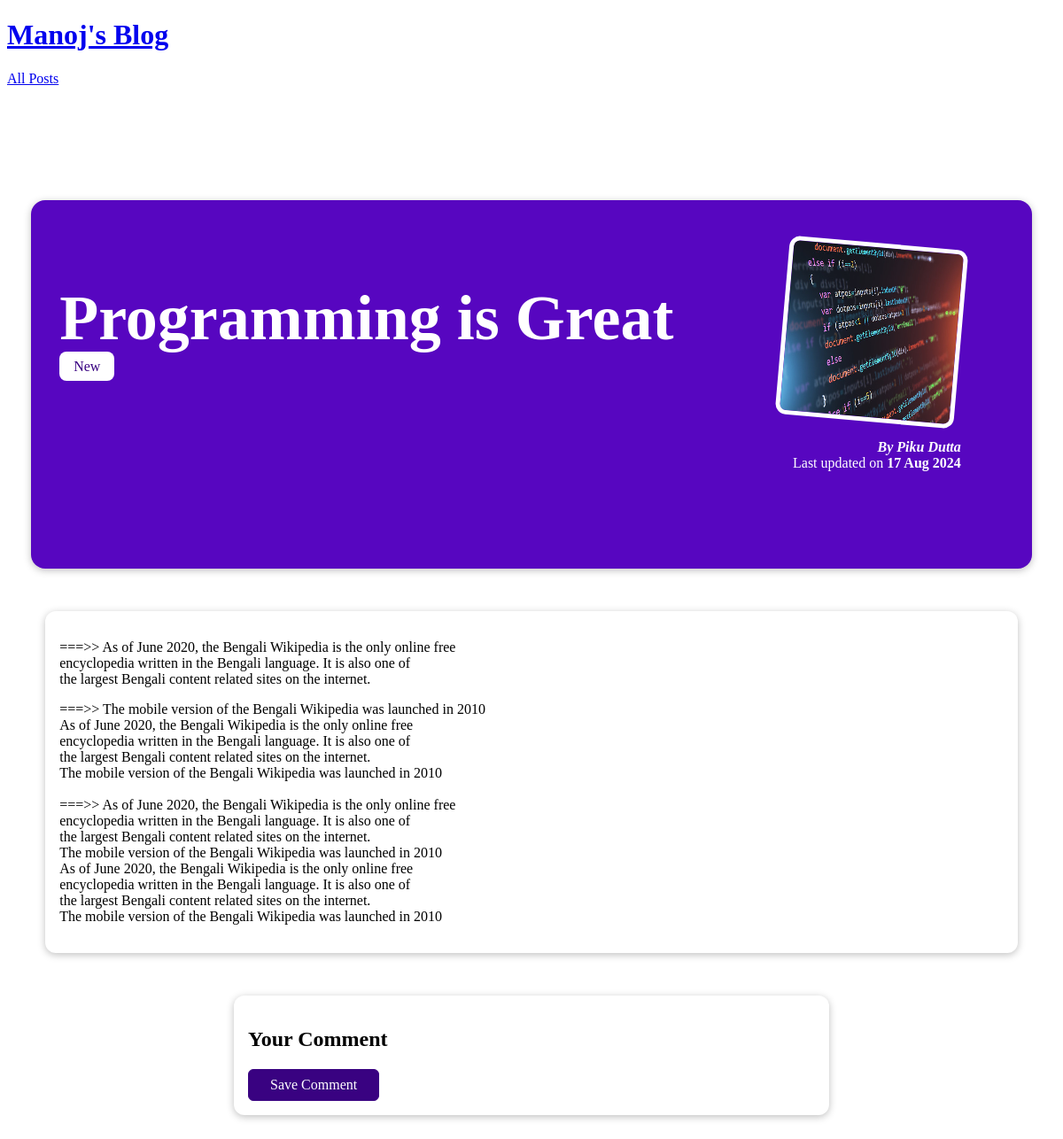
/posts/Programming, run on the app's committed database.
### blog/models.py (models this page shows, shortened)
class Post(models.Model):
    title = models.CharField(max_length = 150)
    excerpt = models.CharField(max_length=200)
    image = models.ImageField(upload_to="posts", null = True)
    date = models.DateField(auto_now= True)
    slug = models.SlugField(unique=True, db_index=True)
    Content = models.TextField(validators=[MinLengthValidator(10)])
    author = models.ForeignKey(Author, on_delete=models.SET_NULL, null= True, related_name="posts")
    tags = models.ManyToManyField(Tag)

class Tag(models.Model):
    caption = models.CharField(max_length=20)

class Author(models.Model):
    first_name = models.CharField(max_length=100)
    last_name = models.CharField(max_length=100)
    email_address = models.EmailField()
    def full_name(self):
        return f"{self.first_name} {self.last_name}"
    def __str__(self):
        return self.full_name()

### blog/views.py (the view, shortened to what this page needs)
# urls.py: path("posts/<slug:slug>", views.SingePostView.as_view(), name= "post-detail-page") #/posts/my-first-post
class SingePostView(View):
    def get(self, request, slug):
        postt= Post.objects.get(slug = slug)
        context = {
            "post11": postt,
            "post_tags": postt.tags.all(),
            "comment_form": CommentForm()
        }
        return render(request, "blog/post-detail.html", context)

### blog/templates/blog/post-detail.html (shortened to what this page needs)
{% extends "base.html" %}
{% load static %}
{% block css_files%}
    <link rel = "stylesheet" href = "{% static "blog/post-detail.css" %}"/>
{% endblock %}
{% block content %}
    <section id = "summary">
        <h2> {{post11.title}} </h2>
        <div>
            {% for tag in post_tags %}
                <span class = "tag">{{ tag.caption }}</span>
            {% endfor %}
        </div>
        <article>
            <img src = "{{ post11.image.url }}" alt = "{{post11.title}}" />
            <address> By <a href = "mailto: {{post11.author.email_address}}"> {{post11.author}}</a> </address>
            <div>
                Last updated on <time> {{post11.date | date:"d M Y"}} </time>
            </div>
        </article>
    </section>
    <main>
        {{post11.Content | linebreaks}}
    </main>
    <section id = "comment-form">
        <h2> Your Comment </h2>
        <form action= "{% url "post-detail-page" post11.slug %}" method = "POST">
            <button>Save Comment</button>
        </form>
    </section>
{% endblock %}

### blog/static/blog/post-detail.css (style rules this page uses)
#summary { margin: 8rem auto 3rem auto; padding: 2rem; width: 90%; max-width: 90rem; border-radius: 16px; background-color: #5706c0; position: relative; box-shadow: 0 2px 8px rgba(0, 0, 0, 0.25); height: 22rem; }
#summary h2 { color: white; font-size: 4.5rem; margin-bottom: 0.25rem; }
#summary article { position: absolute; top: 2rem; right: 3rem; padding: 1rem 2rem; border-radius: 12px; text-align: right; color: white; }
#summary article img { width: 12rem; height: 12rem; border-radius: 12px; transform: rotateZ(5deg); border: 5px solid white; margin-bottom: 1rem; }
#summary address { font-weight: bold; }
#summary a { color: white; text-decoration: none; }
#summary time { font-weight: bold; }
main { width: 90%; max-width: 90rem; margin: 3rem auto; background-color: white; padding: 1rem; border-radius: 12px; box-shadow: 0 2px 8px rgba(0, 0, 0, 0.25); }
.tag { background-color: white; color: #390281; padding: 0.5rem 1rem; border-radius: 8px; }
#comment-form { max-width: 40rem; width: 90%; margin: 3rem auto; border-radius: 12px; background-color: white; box-shadow: 0 2px 8px rgba(0, 0, 0, 0.25); padding: 1rem; }
#comment-form button { font: inherit; background-color: #390281; color: white; border: 1px solid #390281; padding: 0.5rem 1.5rem; border-radius: 6px; cursor: pointer; }

### data on the page
Post: title "Programming is Great", image (picture), author "Piku Dutta", date "17 Aug 2024", Content "===>> As of June 2020, the Bengali Wikipedia is the only online free encyclopedia written in the Bengali language. It is also one of the largest Bengali content related sites on the internet. ===>> The mobile version of the Bengali Wikipedia was launched in 2010 As of June 2020, the Bengali Wikipedia is the only online free encyclopedia written in the Bengali language. It is also one of the largest Bengali content related sites on the internet. The mobile version of the Bengali Wikipedia was launched in 2010 ===>> As of June 2020, the Bengali Wikipedia is the only online free encyclopedia written in the Bengali language. It is also one of the largest Bengali content related sites on the…"
Tag: caption "New"
